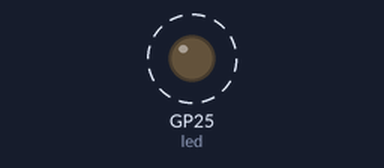
Bench run of a program on a simulated Raspberry Pi Pico running MicroPython. Parts: output pins drawn as LEDs (lit = HIGH). Dashed ring = blinking.

Above: at 0.2 s.
Timing chart, 0 to 3.0 s (numbered marks = the images above):
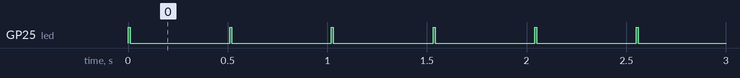

The program:

simple-bink.py
```python
from time import sleep_ms
from machine import Pin

led = Pin('LED',Pin.OUT)


while True:
    led.value(1)
    #print("HELLO")
    sleep_ms(10)

    led.value(0)
    #print("World!")
    sleep_ms(500)
```

Measured:
- by itself, GP25 (led): alternates HIGH for 0.01 s and LOW for 0.50 s
